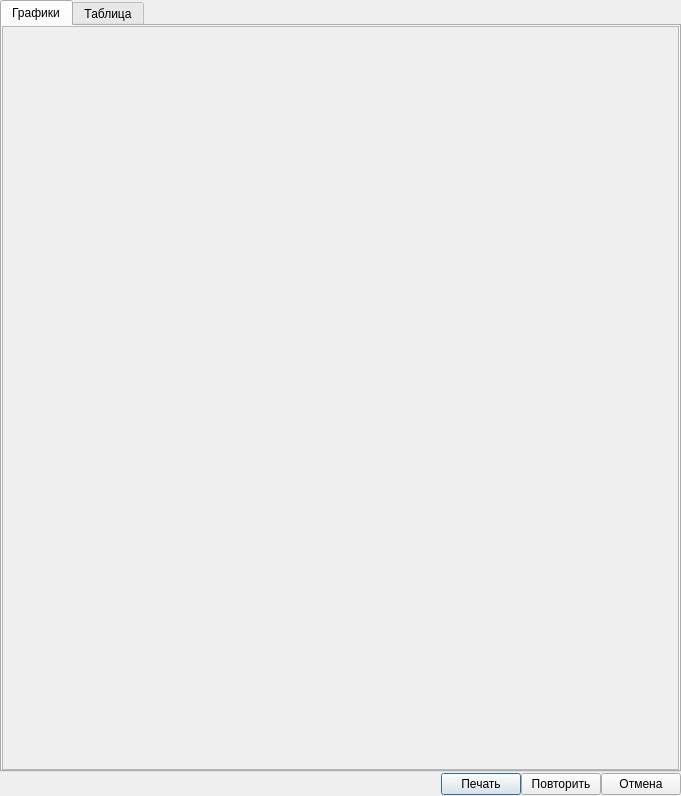
<?xml version="1.0" encoding="UTF-8"?>
<ui version="4.0">
 <class>TemperatureListDialog</class>
 <widget class="QDialog" name="TemperatureListDialog">
  <property name="geometry">
   <rect>
    <x>0</x>
    <y>0</y>
    <width>681</width>
    <height>796</height>
   </rect>
  </property>
  <property name="windowTitle">
   <string>Температурный лист</string>
  </property>
  <layout class="QGridLayout" name="gridLayout">
   <property name="margin">
    <number>0</number>
   </property>
   <property name="spacing">
    <number>0</number>
   </property>
   <item row="0" column="0" colspan="4">
    <widget class="QTabWidget" name="tabWidget">
     <property name="currentIndex">
      <number>0</number>
     </property>
     <widget class="QWidget" name="tabGraphs">
      <attribute name="title">
       <string>Графики</string>
      </attribute>
      <layout class="QGridLayout" name="gridLayout_2">
       <property name="margin">
        <number>0</number>
       </property>
       <property name="spacing">
        <number>0</number>
       </property>
       <item row="0" column="0">
        <widget class="QScrollArea" name="scrollArea">
         <property name="widgetResizable">
          <bool>true</bool>
         </property>
         <widget class="QWidget" name="scrollAreaWidgetContents">
          <property name="geometry">
           <rect>
            <x>0</x>
            <y>0</y>
            <width>671</width>
            <height>735</height>
           </rect>
          </property>
         </widget>
        </widget>
       </item>
      </layout>
     </widget>
     <widget class="QWidget" name="tabTable">
      <attribute name="title">
       <string>Таблица</string>
      </attribute>
      <layout class="QGridLayout" name="gridLayout_3">
       <property name="margin">
        <number>0</number>
       </property>
       <property name="spacing">
        <number>0</number>
       </property>
       <item row="0" column="0">
        <widget class="CTableView" name="tblTemperatureSheet"/>
       </item>
      </layout>
     </widget>
    </widget>
   </item>
   <item row="1" column="0">
    <spacer name="horizontalSpacer">
     <property name="orientation">
      <enum>Qt::Horizontal</enum>
     </property>
     <property name="sizeHint" stdset="0">
      <size>
       <width>418</width>
       <height>24</height>
      </size>
     </property>
    </spacer>
   </item>
   <item row="1" column="1">
    <widget class="QPushButton" name="btnPrint">
     <property name="text">
      <string>Печать</string>
     </property>
    </widget>
   </item>
   <item row="1" column="2">
    <widget class="QPushButton" name="btnRetry">
     <property name="text">
      <string>Повторить</string>
     </property>
    </widget>
   </item>
   <item row="1" column="3">
    <widget class="QPushButton" name="btnClose">
     <property name="text">
      <string>Отмена</string>
     </property>
    </widget>
   </item>
  </layout>
 </widget>
 <customwidgets>
  <customwidget>
   <class>CTableView</class>
   <extends>QTableView</extends>
   <header>library/TableView.h</header>
  </customwidget>
 </customwidgets>
 <tabstops>
  <tabstop>scrollArea</tabstop>
  <tabstop>btnClose</tabstop>
  <tabstop>btnRetry</tabstop>
  <tabstop>btnPrint</tabstop>
 </tabstops>
 <resources/>
 <connections/>
</ui>
